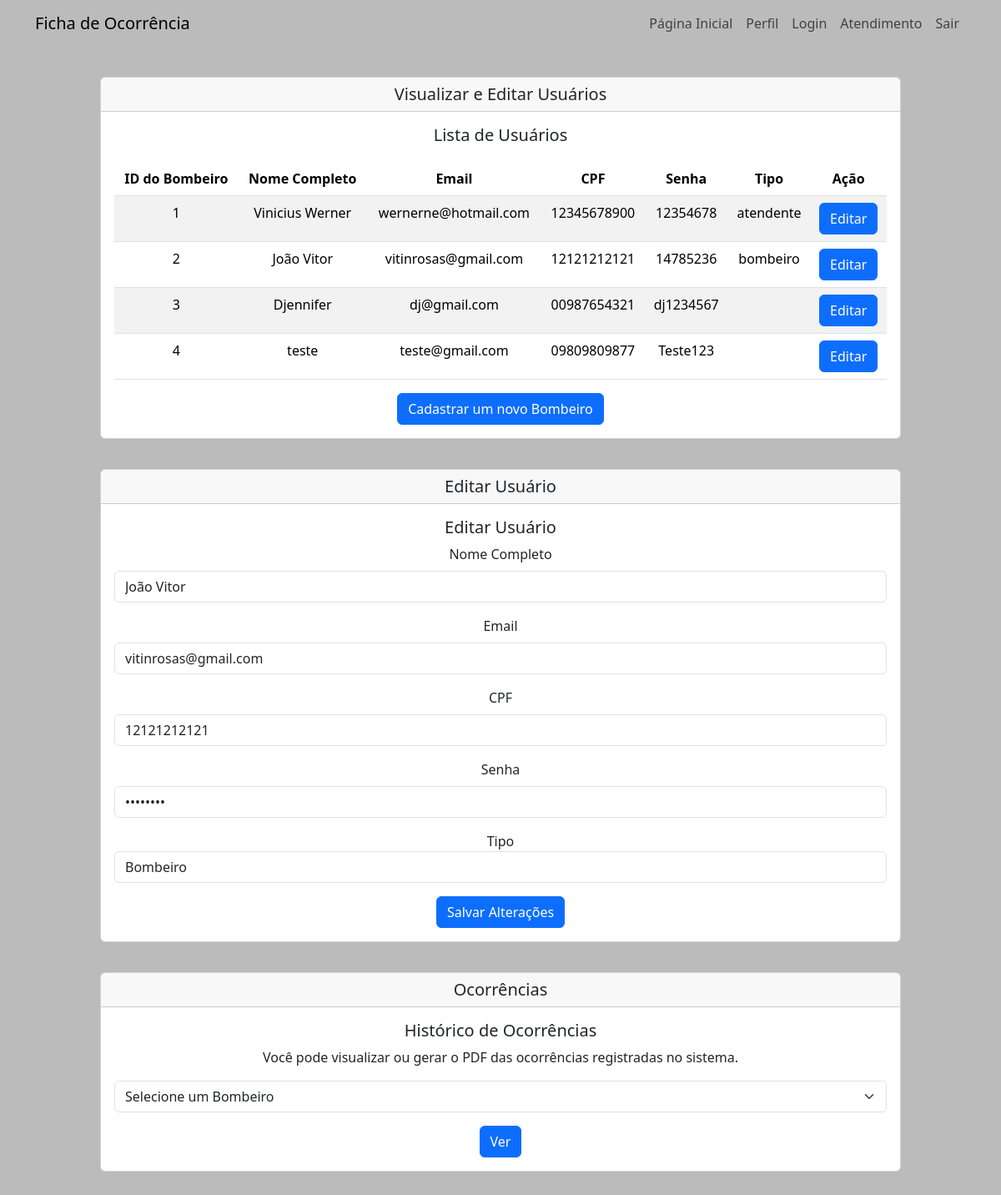
Page /atendente.php?edit=2 (signed in) on the committed database.
### tables this page shows
CREATE TABLE `usuarios` (
  `id` int(11) NOT NULL,
  `nome_completo` varchar(255) NOT NULL,
  `email` varchar(255) NOT NULL,
  `cpf` varchar(11) NOT NULL,
  `senha` varchar(255) NOT NULL,
  `tipo` varchar(15) NOT NULL
);

### atendente.php (the view, shortened to what this page needs)
<?php
function conectarBancoDeDados() {
    $servername = "localhost";
    $username = "root";
    $password = "";
    $database = "sa_bombeiros";
    $conn = new mysqli($servername, $username, $password, $database);
    return $conn;
}
$conn = conectarBancoDeDados();
$editUsuarioId = null;
if (isset($_GET['edit'])) {
    $editUsuarioId = $_GET['edit'];
}
$usuariosQuery = "SELECT id, nome_completo, email, cpf, senha, tipo FROM usuarios";
$usuariosResult = $conn->query($usuariosQuery);
?>
<!DOCTYPE html>
<html lang="pt-br">
<head>
    <link href="https://cdn.jsdelivr.net/npm/bootstrap@5.3.2/dist/css/bootstrap.min.css" rel="stylesheet"
>
</head>
<body>
<nav id="navbarra" class="navbar navbar-expand-lg d-none d-lg-block">
        <div class="container">
            <a class="navbar-brand mb-0 h1" href="index.php">Ficha de Ocorrência</a>
            <ul class="navbar-nav ml-auto">
                <li class="nav-item">
                    <a class="nav-link" href="index.php">Página Inicial</a>
                </li>
                <li class="nav-item">
                    <a class="nav-link" href="perfil.php">Perfil</a>
                </li>
                <li class="nav-item">
                    <a class="nav-link" href="login.html">Login</a>
                </li>
                <li class="nav-item">
                    <a class="nav-link" href="atendente.php">Atendimento</a>
                </li>
                <form action="logout.php" method="post">
                    <input type="submit" name="logout" value="Sair" class="logout-button nav-link" />
                </form>
            </ul>
        </div>
    </nav>
    <div class="atend">
        <div class="card">
            <h5 class="card-header">Visualizar e Editar Usuários</h5>
            <div class="card-body">
                <h5 class="card-title" id="card-title">Lista de Usuários</h5>
                <table class="table table-striped sm-col-6">
                    <thead>
                        <tr>
                            <th>ID do Bombeiro</th>
                            <th>Nome Completo</th>
                            <th>Email</th>
                            <th>CPF</th>
                            <th>Senha</th>
                            <th>Tipo</th>
                            <th>Ação</th>
                        </tr>
                    </thead>
                    <tbody>
                        <?php
                        if ($usuariosResult->num_rows > 0) {
                            while ($row = $usuariosResult->fetch_assoc()) {
                                echo "<tr>";
                                echo "<td>" . $row["id"] . "</td>";
                                echo "<td>" . $row["nome_completo"] . "</td>";
                                echo "<td>" . $row["email"] . "</td>";
                                echo "<td>" . $row["cpf"] . "</td>";
                                echo "<td>" . $row["senha"] . "</td>";
                                echo "<td>" . $row["tipo"] . "</td>";
                                echo '<td><a href="?edit=' . $row["id"] . '" class="btn btn-primary">Editar</a></td>';
                                echo "</tr>";
                            }
                        } else {
                            echo "<tr><td colspan='7'>Nenhum usuário encontrado.</td></tr>";
                        }
                        ?>
                    </tbody>
                </table>
                <a href="cadastro.html"><button class="btn btn-primary">Cadastrar um novo Bombeiro</button></a>
            </div>
        </div>
        <?php
        if ($editUsuarioId !== null) {
            $query = "SELECT id, nome_completo, email, cpf, senha, tipo FROM usuarios WHERE id = $editUsuarioId";
            $result = $conn->query($query);
            $usuario = $result->fetch_assoc();
        ?>
            <div class="card">
                <h5 class="card-header">Editar Usuário</h5>
                <div class="card-body">
                    <h5 class="card-title" id="card-title">Editar Usuário</h5>
                    <form method="POST">
                        <div class="mb-3">
                            <label for="novo_nome_completo" class="form-label">Nome Completo</label>
                            <input type="text" class="form-control" id="novo_nome_completo" name="novo_nome_completo" value="<?php echo $usuario['nome_completo']; ?>" required>
                        </div>
                        <div class="mb-3">
                            <label for="novo_email" class="form-label">Email</label>
                            <input type="email" class="form-control" id="novo_email" name="novo_email" value="<?php echo $usuario['email']; ?>" required>
                        </div>
                        <div class="mb-3">
                            <label for="novo_cpf" class="form-label">CPF</label>
                            <input type="text" class="form-control" id="novo_cpf" name="novo_cpf" value="<?php echo $usuario['cpf']; ?>" required>
                        </div>
                        <div class="mb-3">
                            <label for="nova_senha" class="form-label">Senha</label>
                            <input type="password" class="form-control" id="nova_senha" name="nova_senha" value="<?php echo $usuario['senha']; ?>" required>
                        </div>
                        <div class="mb-3">
                            <label for="novo_tipo">Tipo</label>
                            <select class="form-control" name="novo_tipo">
                                <option value="bombeiro" <?php echo ($usuario["tipo"] !== "atendente") ? "selected" : ""; ?>>Bombeiro</option>
                            </select>
                        </div>
                        <button type="submit" class="btn btn-primary">Salvar Alterações</button>
                    </form>
                </div>
            </div>
        <?php
        }
        ?>
    </div>
    <div class="card">
        <h5 class="card-header">Ocorrências</h5>
        <div class="card-body">
            <h5 class="card-title" id="card-title">Histórico de Ocorrências</h5>
            <p class="card-text">Você pode visualizar ou gerar o PDF das ocorrências registradas no sistema.</p>
            <select id="bombeiroSelect" class="form-select mb-3">
                <option value="">Selecione um Bombeiro</option>
            </select>
            <a href="buscar_ocorrencias.php"><button class="btn btn-primary" id="ver-button">Ver</button></a>
        </div>
    </div>
</body>
</html>

### atendente.php (style rules this page uses)
body { background-color: rgba(67, 67, 67, 0.361); }
.card-header { text-align: center; }
.card { width: 80%; margin: 3% auto; }
#card-title { text-align: center; }
.card-body { text-align: center; }
.table { margin-top: 20px; }

### rows in the picture
usuarios: id "1", nome_completo "Vinicius Werner", email "wernerne@hotmail.com", cpf "12345678900", senha "12354678", tipo "atendente"
usuarios: id "2", nome_completo "João Vitor", email "vitinrosas@gmail.com", cpf "12121212121", senha "14785236", tipo "bombeiro", novo_nome_completo "João Vitor", novo_email "vitinrosas@gmail.com", novo_cpf "12121212121", novo_tipo "Bombeiro"
usuarios: id "3", nome_completo "Djennifer", email "dj@gmail.com", cpf "00987654321", senha "dj1234567"
usuarios: id "4", nome_completo "teste", email "teste@gmail.com", cpf "09809809877", senha "Teste123"
